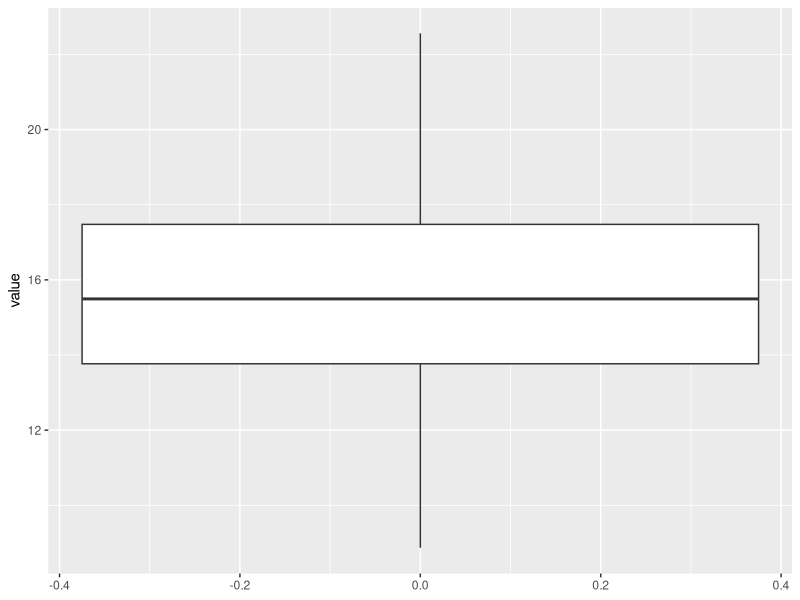
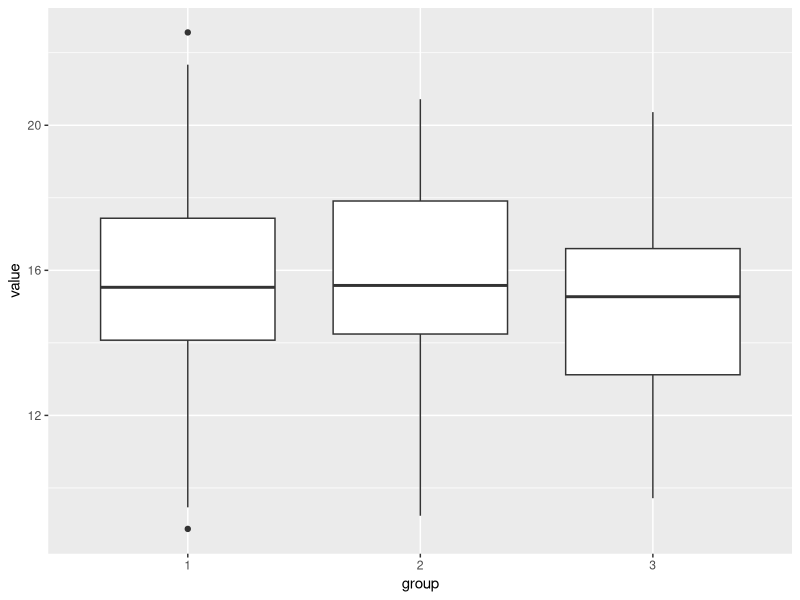
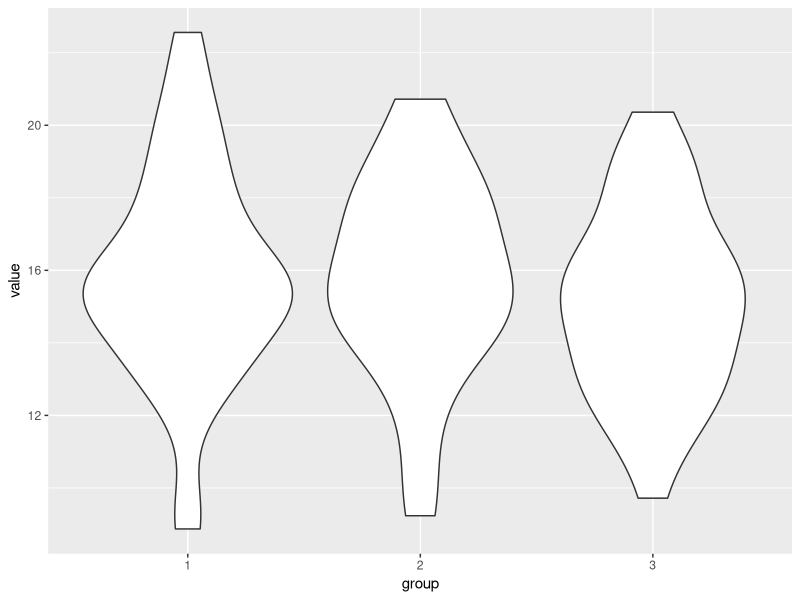
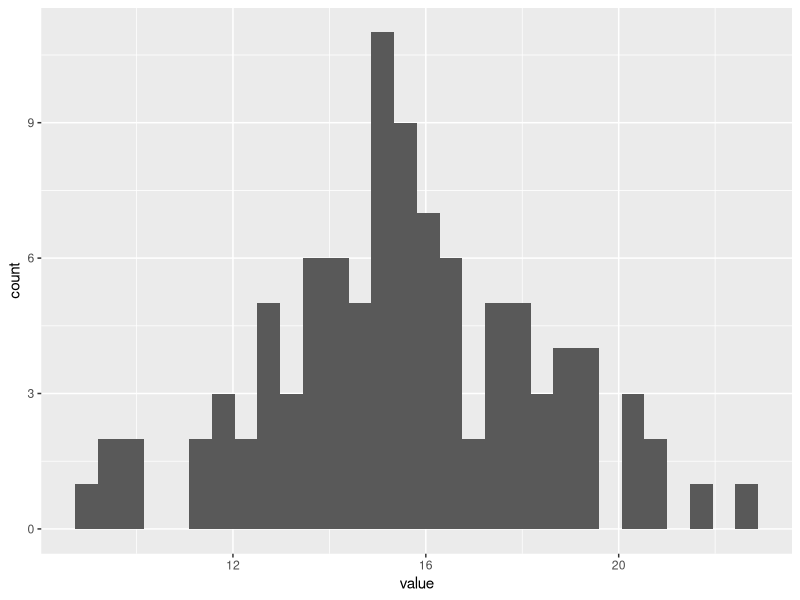
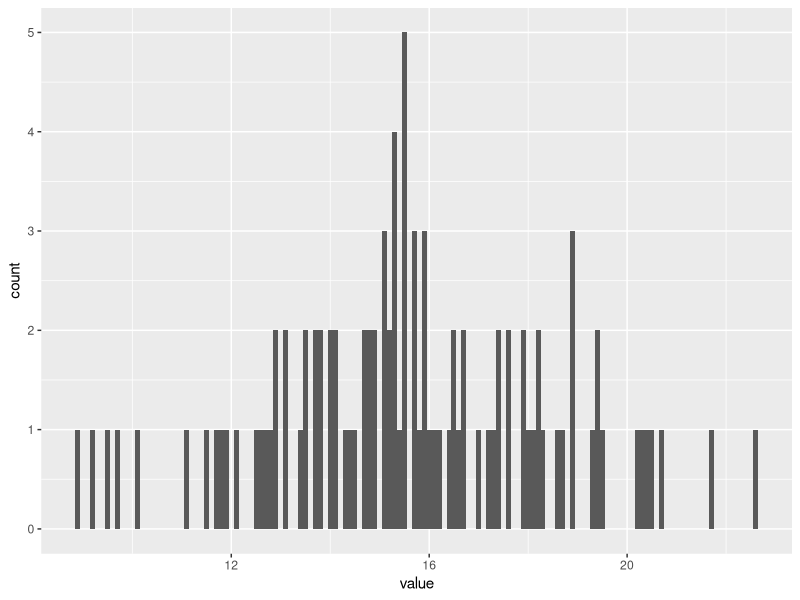
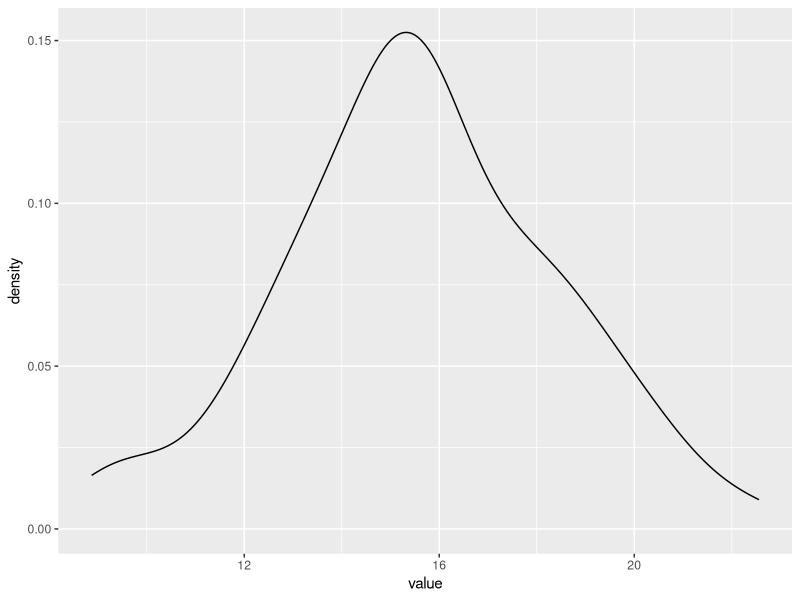

Write the R code that produced these figures, in order.
## ---- chunk 1
library(ggplot2)
data <- data.frame(value=rnorm(100, mean=15, sd=3))
data$group <- as.factor(sample(1:3, size=100, replace=TRUE))
## ---- chunk 2
#| label: basic-boxplot
#| fig-cap: "Basic Boxplot"

ggplot(data, aes(y=value))+
  geom_boxplot()
## ---- chunk 3
#| label: group-boxplot
#| fig-cap: "Boxplot by Group"

ggplot(data, aes(y=value, x=group))+
  geom_boxplot()
## ---- chunk 4
#| label: violin
#| fig-cap: "Violin Plot by Group"
ggplot(data, aes(x=group, y=value))+
  geom_violin()
## ---- chunk 5
#| label: basic-histogram
#| fig-cap: "Basic Histogram"
#| message: false

ggplot(data, aes(x=value))+
  geom_histogram()
## ---- chunk 6
#| label: bin-histogram
#| fig-cap: "Histogram with designated Bins"

ggplot(data, aes(x=value))+
  geom_histogram(binwidth=.1)
## ---- chunk 7
#| label: density

ggplot(data, aes(x=value))+
  geom_density()
